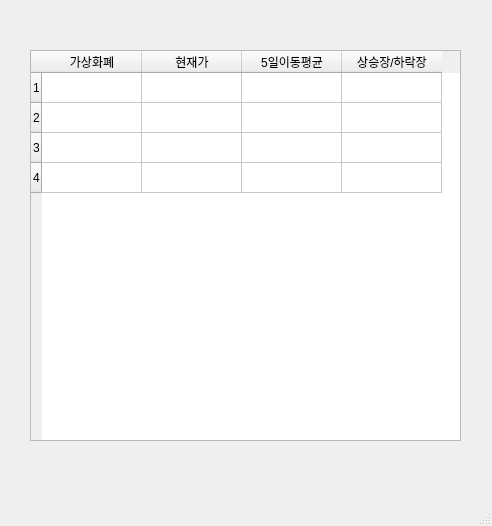
<?xml version="1.0" encoding="UTF-8"?>
<ui version="4.0">
 <class>mainWindow</class>
 <widget class="QMainWindow" name="mainWindow">
  <property name="geometry">
   <rect>
    <x>0</x>
    <y>0</y>
    <width>492</width>
    <height>526</height>
   </rect>
  </property>
  <property name="windowTitle">
   <string>MainWindow</string>
  </property>
  <widget class="QWidget" name="centralwidget">
   <widget class="QTableWidget" name="tableWidget">
    <property name="geometry">
     <rect>
      <x>30</x>
      <y>50</y>
      <width>431</width>
      <height>391</height>
     </rect>
    </property>
    <property name="rowCount">
     <number>4</number>
    </property>
    <row/>
    <row/>
    <row/>
    <row/>
    <column>
     <property name="text">
      <string>가상화폐</string>
     </property>
    </column>
    <column>
     <property name="text">
      <string>현재가</string>
     </property>
    </column>
    <column>
     <property name="text">
      <string>5일이동평균</string>
     </property>
    </column>
    <column>
     <property name="text">
      <string>상승장/하락장</string>
     </property>
    </column>
   </widget>
  </widget>
  <widget class="QMenuBar" name="menubar">
   <property name="geometry">
    <rect>
     <x>0</x>
     <y>0</y>
     <width>492</width>
     <height>21</height>
    </rect>
   </property>
  </widget>
  <widget class="QStatusBar" name="statusbar"/>
 </widget>
 <resources/>
 <connections/>
</ui>
